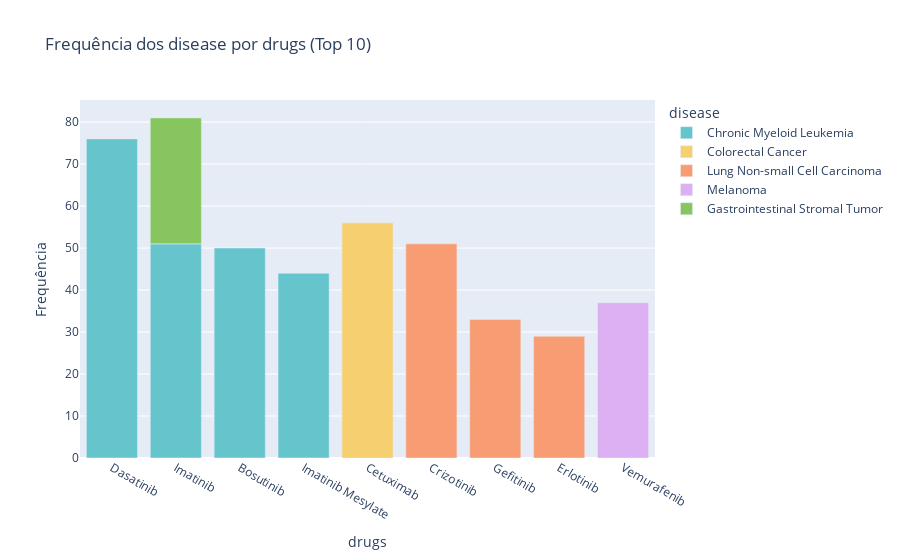

Source (notebook cell):
### Markdown cell above
Cada doença possui sua variant, quais as maiores interações ? Por exemplo: Mutation se relaciona com 3 diseases, colorectal cancer com uma contagem de 41 aparições, acute myeloid leukemia com 37 aparições e lung non-small cell com 36 aparições

### Code cell
# agrupa os dados pela combinação de "disease" e "drugs" e soma a quantidade de ocorrências de cada combinação
grouped_drugs_df = civic.groupby(['disease', 'drugs']).size().reset_index(name='count')
# ordena os dados pela quantidade de ocorrências em ordem decrescente
sorted_drugs_df = grouped_drugs_df.sort_values('count', ascending=False)
# seleciona as informações mais relevantes
top_drugs_df = sorted_drugs_df.head(10)

# Cria o gráfico de barras
fig = px.bar(top_drugs_df, x='drugs', y='count', color='disease', 
             title='Frequência dos disease por drugs (Top 10)',
             color_discrete_sequence=px.colors.qualitative.Pastel)#, #template='plotly_dark')
# Personaliza os rótulos do eixo x e y
fig.update_xaxes(title='drugs')
fig.update_yaxes(title='Frequência')
# Mostra o gráfico
fig.show()

### Figure 1 — Plotly figure (JSON) as saved in the notebook; plotly's stock layout.template omitted (floating-point values rounded to 4 significant figures)
{"data": [{"alignmentgroup": "True", "hovertemplate": "disease=Chronic Myeloid Leukemia<br>drugs=%{x}<br>count=%{y}<extra></extra>", "legendgroup": "Chronic Myeloid Leukemia", "marker": {"color": "rgb(102, 197, 204)", "pattern": {"shape": ""}}, "name": "Chronic Myeloid Leukemia", "offsetgroup": "Chronic Myeloid Leukemia", "orientation": "v", "showlegend": true, "textposition": "auto", "type": "bar", "x": ["Dasatinib", "Imatinib", "Bosutinib", "Imatinib Mesylate"], "xaxis": "x", "y": [76, 51, 50, 44], "yaxis": "y"}, {"alignmentgroup": "True", "hovertemplate": "disease=Colorectal Cancer<br>drugs=%{x}<br>count=%{y}<extra></extra>", "legendgroup": "Colorectal Cancer", "marker": {"color": "rgb(246, 207, 113)", "pattern": {"shape": ""}}, "name": "Colorectal Cancer", "offsetgroup": "Colorectal Cancer", "orientation": "v", "showlegend": true, "textposition": "auto", "type": "bar", "x": ["Cetuximab"], "xaxis": "x", "y": [56], "yaxis": "y"}, {"alignmentgroup": "True", "hovertemplate": "disease=Lung Non-small Cell Carcinoma<br>drugs=%{x}<br>count=%{y}<extra></extra>", "legendgroup": "Lung Non-small Cell Carcinoma", "marker": {"color": "rgb(248, 156, 116)", "pattern": {"shape": ""}}, "name": "Lung Non-small Cell Carcinoma", "offsetgroup": "Lung Non-small Cell Carcinoma", "orientation": "v", "showlegend": true, "textposition": "auto", "type": "bar", "x": ["Crizotinib", "Gefitinib", "Erlotinib"], "xaxis": "x", "y": [51, 33, 29], "yaxis": "y"}, {"alignmentgroup": "True", "hovertemplate": "disease=Melanoma<br>drugs=%{x}<br>count=%{y}<extra></extra>", "legendgroup": "Melanoma", "marker": {"color": "rgb(220, 176, 242)", "pattern": {"shape": ""}}, "name": "Melanoma", "offsetgroup": "Melanoma", "orientation": "v", "showlegend": true, "textposition": "auto", "type": "bar", "x": ["Vemurafenib"], "xaxis": "x", "y": [37], "yaxis": "y"}, {"alignmentgroup": "True", "hovertemplate": "disease=Gastrointestinal Stromal Tumor<br>drugs=%{x}<br>count=%{y}<extra></extra>", "legendgroup": "Gastrointestinal Stromal Tumor", "marker": {"color": "rgb(135, 197, 95)", "pattern": {"shape": ""}}, "name": "Gastrointestinal Stromal Tumor", "offsetgroup": "Gastrointestinal Stromal Tumor", "orientation": "v", "showlegend": true, "textposition": "auto", "type": "bar", "x": ["Imatinib"], "xaxis": "x", "y": [30], "yaxis": "y"}], "layout": {"barmode": "relative", "legend": {"title": {"text": "disease"}, "tracegroupgap": 0}, "title": {"text": "Frequência dos disease por drugs (Top 10)"}, "xaxis": {"anchor": "y", "domain": [0, 1], "title": {"text": "drugs"}}, "yaxis": {"anchor": "x", "domain": [0, 1], "title": {"text": "Frequência"}}}}
